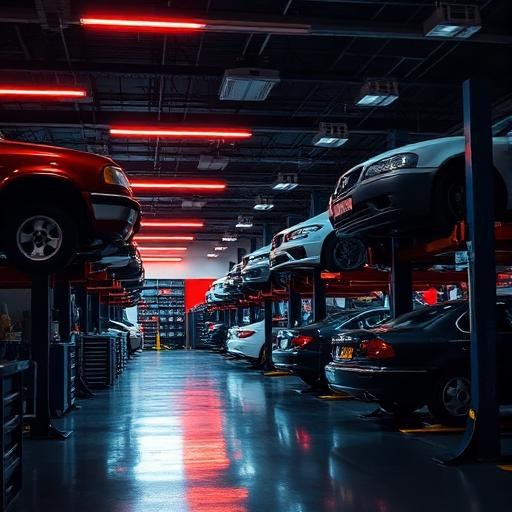
#> input picture src/assets/shop-autoservice.png, 512 x 512 px
$ python knockout-black-bg.py ../src/assets/shop-autoservice.png ../src/assets/shop-biz.png 5
#> lines starting #> are read from the running program, lines starting #| are printed output that depends on the picture
"""Remove solid/near-black background connected to image edges (PNG → RGBA)."""
from __future__ import annotations

import sys
from collections import deque

from PIL import Image


def main() -> None:
    if len(sys.argv) < 3:
        print("usage: knockout-black-bg.py <input.png> <output.png> [threshold]", file=sys.stderr)
        sys.exit(1)
    inp, outp = sys.argv[1], sys.argv[2]
    thr = int(sys.argv[3]) if len(sys.argv) > 3 else 42

    img = Image.open(inp).convert("RGBA")
    w, h = img.size
#> w = 512; h = 512
    px = img.load()

    def dark(x: int, y: int) -> bool:
        r, g, b, _a = px[x, y]
        return r <= thr and g <= thr and b <= thr

    seen = [[False] * h for _ in range(w)]
    q: deque[tuple[int, int]] = deque()

    for x in range(w):
        for y in (0, h - 1):
            if dark(x, y):
                q.append((x, y))
#> this loop made 512 passes
    for y in range(h):
        for x in (0, w - 1):
            if dark(x, y):
                q.append((x, y))
#> this loop made 512 passes

    def bfs(starts: list[tuple[int, int]]) -> None:
        qq = deque(starts)
        while qq:
            x, y = qq.popleft()
            if x < 0 or x >= w or y < 0 or y >= h or seen[x][y]:
                continue
            if not dark(x, y):
                continue
            seen[x][y] = True
            r, g, b, _ = px[x, y]
            px[x, y] = (r, g, b, 0)
            for dx, dy in ((0, 1), (0, -1), (1, 0), (-1, 0)):
                nx, ny = x + dx, y + dy
                if 0 <= nx < w and 0 <= ny < h and not seen[nx][ny] and dark(nx, ny):
                    qq.append((nx, ny))

    bfs(list(q))

    # Затворено „дупче“ вътре в емблемата (черен фон, несвързан с ръба)
    cx, cy = w // 2, h // 2
    if not seen[cx][cy] and dark(cx, cy):
        bfs([(cx, cy)])

    img.save(outp, optimize=True)
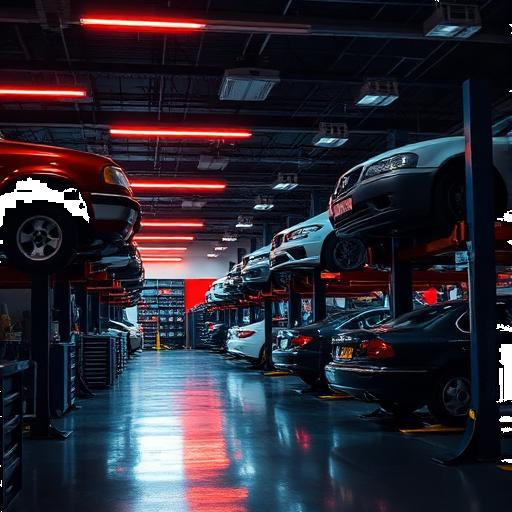
#> saved as shop-biz.png: PIL image 512x512 RGBA; mean R, G, B, A 41.9, 38.6, 49.6, 252.6; transparent parts drawn white


if __name__ == "__main__":
    main()

$ run again, on src/assets/shop-coal.png
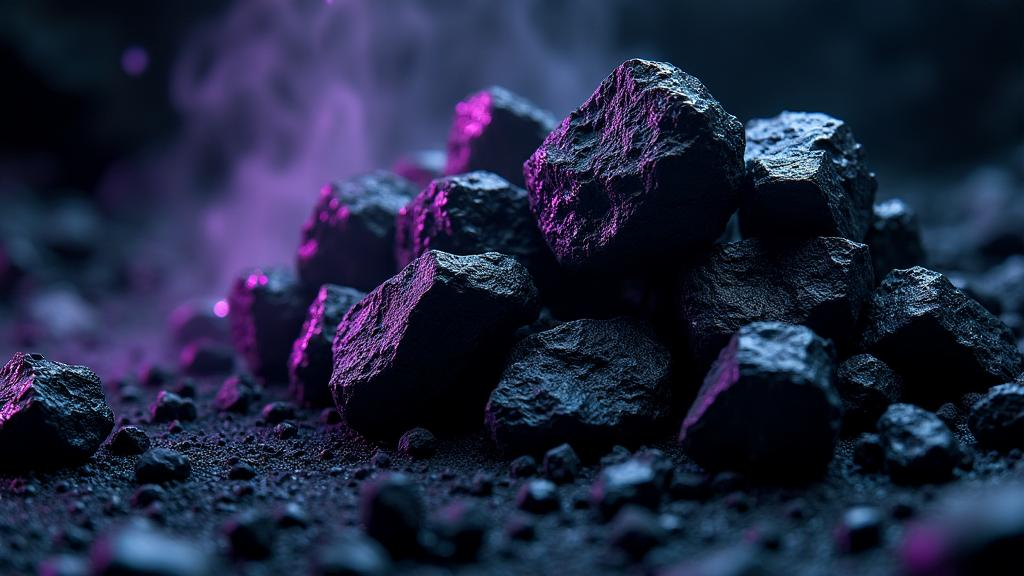
#> input picture src/assets/shop-coal.png, 1024 x 576 px
#> the loop in main, `for x in range(w):` made 1024 passes
#> the loop in main, `for y in range(h):` made 576 passes
#> in main, `img.save(outp, optimize=True)`:
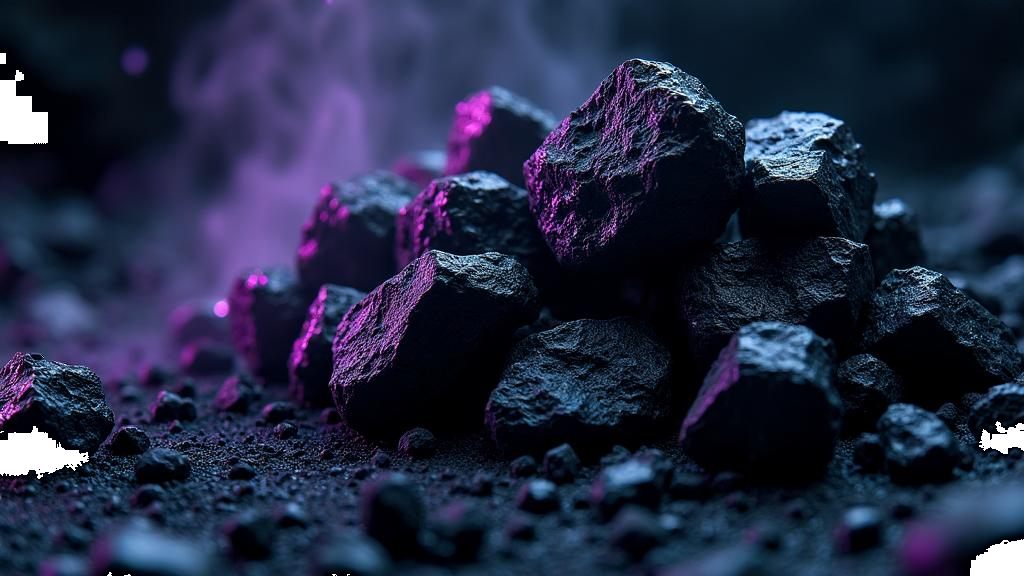
#> saved as shop-coal.png: PIL image 1024x576 RGBA; mean R, G, B, A 31.1, 37.8, 64.2, 251.7; transparent parts drawn white

$ run again, on src/assets/shop-custom-biz.png
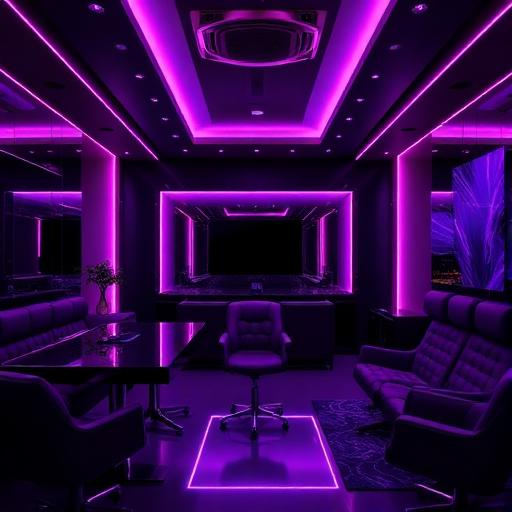
#> input picture src/assets/shop-custom-biz.png, 512 x 512 px
#> the loop in main, `for x in range(w):` made 512 passes
#> the loop in main, `for y in range(h):` made 512 passes
#> in main, `img.save(outp, optimize=True)`:
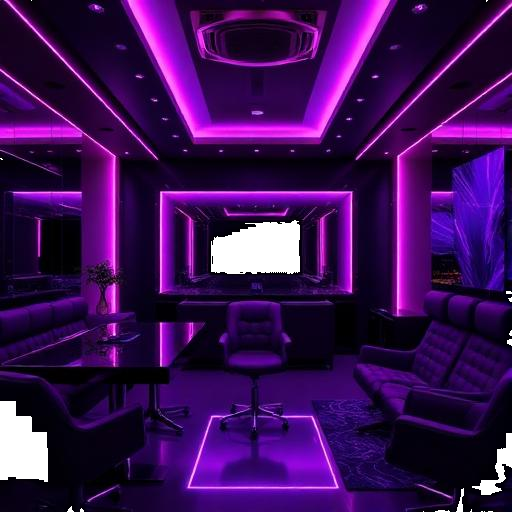
#> saved as shop-custom-biz.png: PIL image 512x512 RGBA; mean R, G, B, A 50.4, 6.9, 76.2, 247.2; transparent parts drawn white
